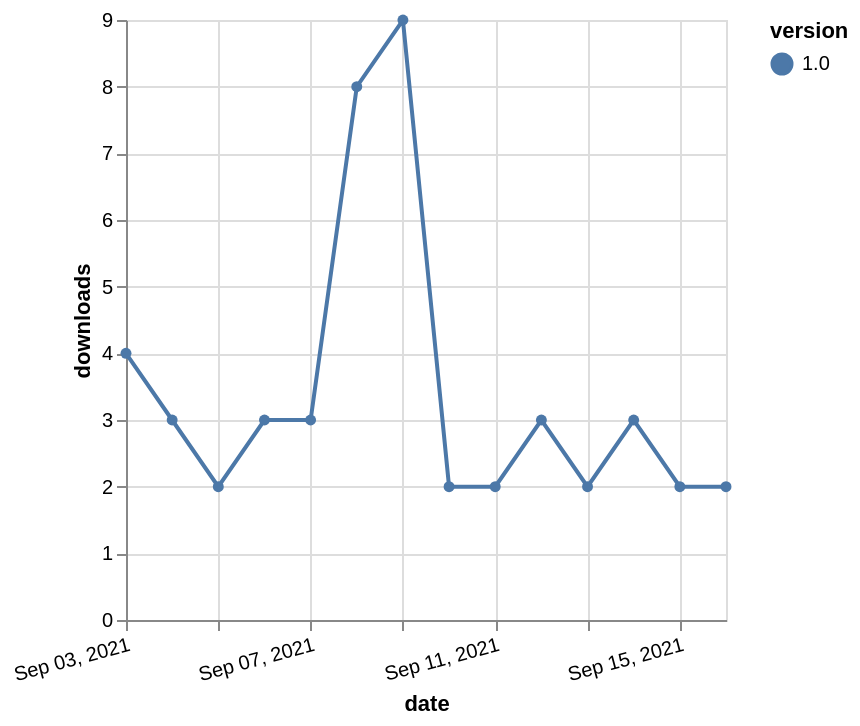

Specify this chart in Vega-Lite:
### Vega-Lite specification from a JSON file in a GitHub repository (floating-point values rounded to 4 significant figures)
{"$schema": "https://vega.github.io/schema/vega-lite/v5.json", "description": "A simple bar chart with embedded data.", "data": {"values": [{"date": "2021-09-03", "total": 3005, "delta": 4, "version": "1.0"}, {"date": "2021-09-04", "total": 3008, "delta": 3, "version": "1.0"}, {"date": "2021-09-05", "total": 3010, "delta": 2, "version": "1.0"}, {"date": "2021-09-06", "total": 3013, "delta": 3, "version": "1.0"}, {"date": "2021-09-07", "total": 3016, "delta": 3, "version": "1.0"}, {"date": "2021-09-08", "total": 3024, "delta": 8, "version": "1.0"}, {"date": "2021-09-09", "total": 3033, "delta": 9, "version": "1.0"}, {"date": "2021-09-10", "total": 3035, "delta": 2, "version": "1.0"}, {"date": "2021-09-11", "total": 3037, "delta": 2, "version": "1.0"}, {"date": "2021-09-12", "total": 3040, "delta": 3, "version": "1.0"}, {"date": "2021-09-13", "total": 3042, "delta": 2, "version": "1.0"}, {"date": "2021-09-14", "total": 3045, "delta": 3, "version": "1.0"}, {"date": "2021-09-15", "total": 3047, "delta": 2, "version": "1.0"}, {"date": "2021-09-16", "total": 3049, "delta": 2, "version": "1.0"}]}, "width": "container", "mark": {"type": "line", "point": {"filled": true}}, "encoding": {"x": {"field": "date", "type": "temporal", "timeUnit": "yearmonthdate", "title": "date", "axis": {"labelAngle": -15}}, "y": {"field": "delta", "type": "quantitative", "title": "downloads"}, "color": {"field": "version", "type": "nominal"}, "tooltip": {"field": "delta"}}}
